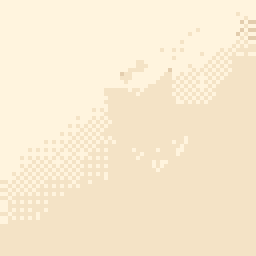
#> input picture art-source/pixellab/rooms/03-wall-plaster.png, 64 x 64 px (shown 4 times larger); its folder holds 4 pictures in this run
$ python make-room-art.py
#> lines starting #> are read from the running program, lines starting #| are printed output that depends on the picture
#> in main, `atlas = Image.new("RGBA", (384 + 16, 128), (0, 0, 0, 0))`: atlas: PIL image 400x128 RGBA; every value is 0
#!/usr/bin/env python3
"""Packs the PixelLab room art (art-source/pixellab/rooms/ and rooms2/) into the game's sheets (docs/design/rooms.md).

art/rooms/walls.png      the four room walls (plaster, steel, tile, concrete) as 64 x 64 tiles side by side, then
                         the earth texture (128 x 128) and the floor slab (64 x 16) and room post (16 x 80); the
                         world shader and main.gd read them at these offsets
art/rooms/hall.png       the factory hall behind the base
art/rooms/furniture.png  every piece of furniture (rooms2/props), packed in a row; data/furniture.json says where
                         each one is and how it stands (floor or ceiling)
art/rooms/vessels.png    the glass tanks and the vat (rooms2/props) in a row; data/equipment.json holds their regions
                         and the glass inside each, the bounding box of its mask
art/rooms/pipes.png      8 x 8 pipe pieces (rooms2/pipes): the 16 joins in mask order (bit 1 up, 2 right, 4 down,
                         8 left), then the open valve, the shut valve and the flange, then the 24 x 16 pump
The plaster and concrete walls show a faint seam where they repeat; a better-tiling pick is still to come.
Usage: python3 tools/make-room-art.py
"""
import json
from pathlib import Path
from PIL import Image, ImageChops, ImageOps

ROOT = Path(__file__).resolve().parent.parent
SRC = ROOT / "art-source" / "pixellab" / "rooms"
SRC2 = ROOT / "art-source" / "pixellab" / "rooms2"
EQUIPMENT = ROOT / "godot" / "data" / "equipment.json"
OUT = ROOT / "godot" / "art" / "rooms"
DATA = ROOT / "godot" / "data" / "furniture.json"

WALLS = ["03-wall-plaster", "04-wall-steel", "05-wall-tile", "06-wall-concrete"]
MIRRORED = set()  # mirroring their quarter lost the stains; they are used as generated for now
# id, source (rooms2/props), name, how it stands, cost in credits, what it is for
FURNITURE = [
    ("desk", "desk", "Desk with computer", "floor", 60, "where orders and research are done"),
    ("chair", "chair", "Office chair", "floor", 10, ""),
    ("shelf", "shelf", "Shelf", "floor", 25, "storage"),
    ("workbench", "workbench", "Workbench", "floor", 70, "tools"),
    ("generator", "generator", "Generator", "floor", 220, "power for the base"),
    ("grow_rack", "grow-rack", "Grow rack", "floor", 90, "plants under grow lights"),
    ("hydro_tray", "hydro-tray", "Hydroponic tray", "floor", 40, "seedlings in water"),
    ("pot_sprout", "plant-sprout", "Potted sprout", "floor", 5, ""),
    ("pot_half", "plant-half", "Potted plant", "floor", 8, ""),
    ("pot_full", "plant-full", "Flowering plant", "floor", 12, ""),
    ("lamp", "lamp", "Ceiling lamp", "ceiling", 15, "light"),
    ("gauge", "gauge", "Pressure gauge", "floor", 10, ""),
    ("barrel", "barrel", "Barrel", "floor", 8, ""),
    ("barrel_stack", "barrel-stack", "Barrels", "floor", 15, ""),
    ("crate", "crate", "Crate", "floor", 6, ""),
    ("crate_stack", "crate-stack", "Crates", "floor", 15, ""),
    ("box", "box", "Box", "floor", 3, ""),
    ("still", "still", "Copper still", "floor", 180, "distils what is in it (decoration for now)"),
]
# The vessels are real equipment (native/core/equipment.cpp): id, source, name, cost, what it is for. Their sprites
# are exactly their footprints in cells.
VESSELS = [
    ("glass_tank", "tank-tall", "Glass tank · 200 L", "Tank", 150, "Closed. A port low on each side and two on top."),
    ("wide_tank", "tank-wide", "Wide glass tank · 400 L", "Wide tank", 220, "Closed. A port low on each side and two on top."),
    ("vat", "vat", "Open vat · 100 L", "Vat", 60, "Open on top, with a drain low on each side."),
]
PIPES = [f"pipe-{m & 1}{m >> 1 & 1}{m >> 2 & 1}{m >> 3 & 1}" for m in range(16)] + ["pipe-valve-open", "pipe-valve-closed", "pipe-flange"]


# [17 lines left out: functions seamless, save, not called in this run]


def load(name):
#> called with name = '03-wall-plaster'
    return Image.open(SRC / f"{name}.png").convert("RGBA")
#> returned value is the input picture: PIL image 64x64 RGBA; mean R, G, B, A 248.9, 234.5, 208.6, 255


def prop(name):
    return Image.open(SRC2 / "props" / f"{name}.png").convert("RGBA")


# [43 lines left out: functions vessels, pipes, not called in this run]


def main():
    OUT.mkdir(parents=True, exist_ok=True)
    atlas = Image.new("RGBA", (384 + 16, 128), (0, 0, 0, 0))
    for i, name in enumerate(WALLS):
        tile = load(name).resize((64, 64), Image.NEAREST)
        atlas.paste(seamless(tile) if name in MIRRORED else tile, (i * 64, 0))
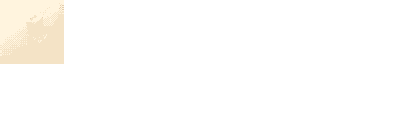
#> atlas: PIL image 400x128 RGBA; mean R, G, B, A 19.9, 18.8, 16.7, 20.4; transparent parts drawn white
#> pass 2 of the loop in main, `for i, name in enumerate(WALLS):`:
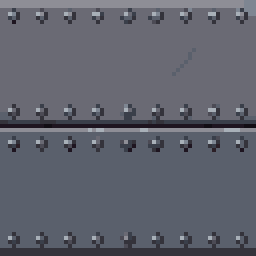
#> input picture art-source/pixellab/rooms/04-wall-steel.png, 64 x 64 px (shown 4 times larger)
#> in load, returned value is the input picture: PIL image 64x64 RGBA; mean R, G, B, A 95.3, 97.9, 108.6, 255
#> in main, `atlas.paste(seamless(tile) if name in MIRRORED else tile, (i * 64, 0))`:
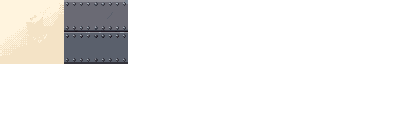
#> atlas: PIL image 400x128 RGBA; mean R, G, B, A 27.5, 26.6, 25.4, 40.8; transparent parts drawn white
    atlas.paste(load("02-backdrop-earth").resize((128, 128), Image.NEAREST), (256, 0))
    atlas.paste(load("07-floor-slab"), (0, 64))
    atlas.paste(load("08-room-post"), (384, 0))
    save(atlas, OUT / "walls.png")
    save(load("01-backdrop-hall"), OUT / "hall.png")
    pieces, x, height = [], 0, 0
    images = []
    for fid, src, name, stand, cost, about in FURNITURE:
        img = prop(src)
        img = img.crop(img.getbbox())
        images.append((img, x))
        pieces.append({"id": fid, "name": name, "stand": stand, "cost": cost, "about": about,
                       "region": [x, 0, img.width, img.height]})
        x += img.width + 2
        height = max(height, img.height)
    sheet = Image.new("RGBA", (x, height), (0, 0, 0, 0))
    for img, at in images:
        sheet.paste(img, (at, 0))
    save(sheet, OUT / "furniture.png")
    for vid, name, cost, about, region in vessels():
        pieces.append({"id": vid, "name": name, "stand": "floor", "cost": cost, "about": about, "equipment": vid,
                       "region": region})
    pipes()
    DATA.write_text(json.dumps({"_comment": "Written by tools/make-room-art.py from the PixelLab room art: each piece's "
                                "region in art/rooms/furniture.png, whether it stands on the floor or hangs from the "
                                "ceiling, and its price. Pieces with \"equipment\" are placed as that equipment kind and drawn from "
                                "art/rooms/vessels.png.", "pieces": pieces}, indent=2) + "\n")
    print("wrote", OUT, DATA)


if __name__ == "__main__":
#> (the run stopped early here; a loop or call above may not have finished)
